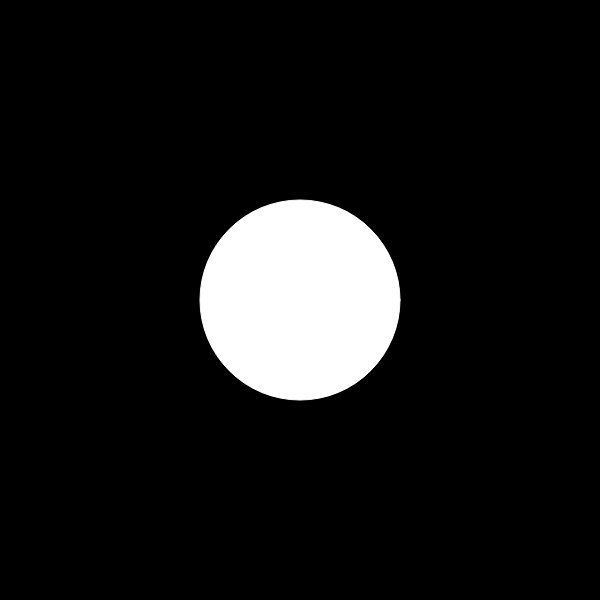
Frame 1 (no input)
Frame 60 (no input): identical to frame 1, image omitted
Frame 120 (the mouse pressed at the canvas centre since frame 60): blank canvas, image omitted

The p5.js sketch that drew this single still picture (run headless with seeded random() and noise() and a simulated clock; from frame 60 on, the mouse is pressed at the canvas centre):

// p5.js sketch
// ── sketch.js
function setup() {
  createCanvas(600, 600); 
  rectMode(CENTER);
  stroke(255);
}

function draw() {
  background(0);
  if (mouseX < 100 || mouseX > 500) {
    ellipse(width/2, height/2, 200, 200);
  }
}
